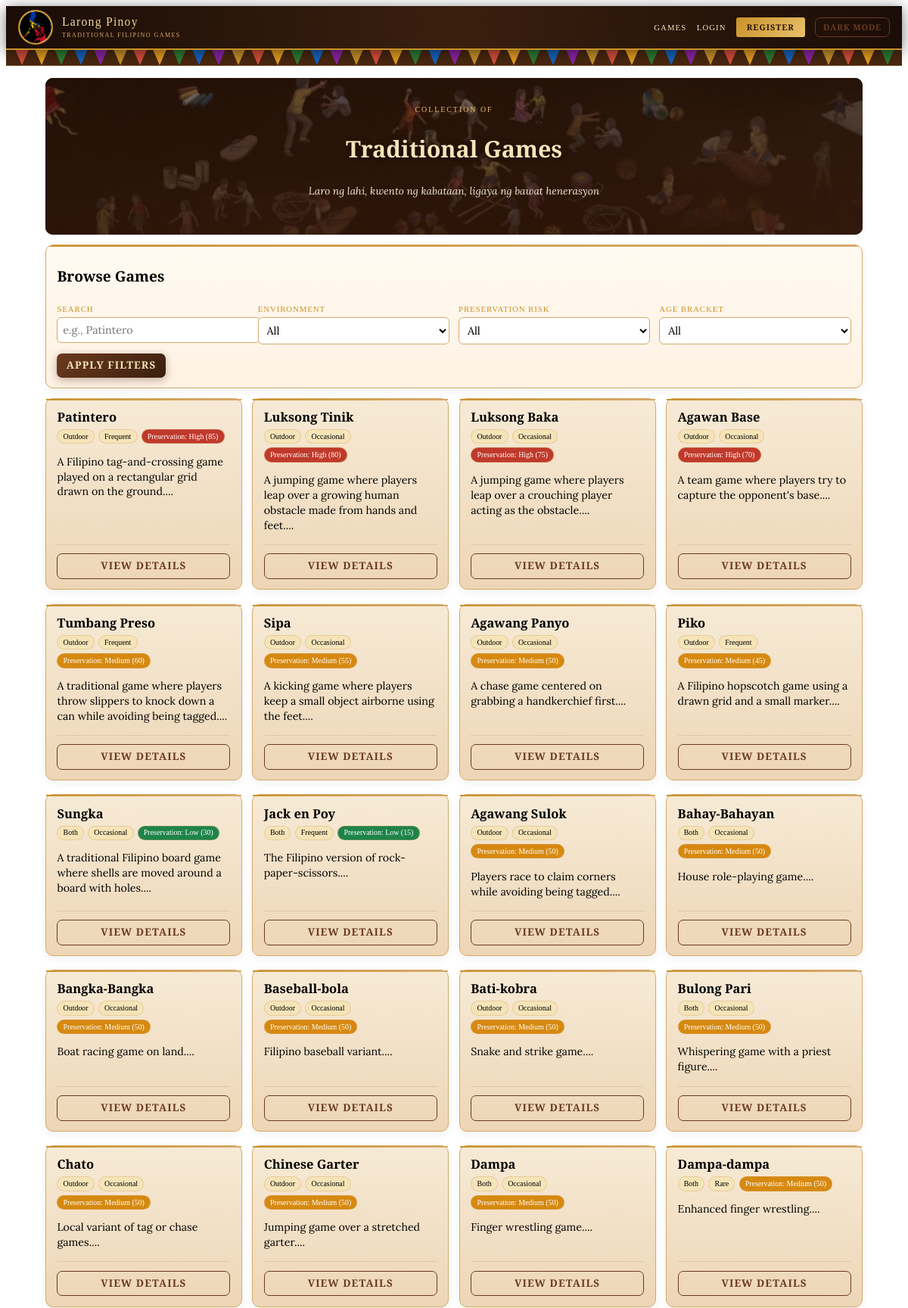
The page /games/list.php (upper part) on the database its author committed.
### tables this page shows
CREATE TABLE Traditional_Game (
    game_id INT AUTO_INCREMENT PRIMARY KEY,
    game_name VARCHAR(100) NOT NULL,
    game_description TEXT,
    game_rules TEXT,
    setup_instructions TEXT,
    how_to_win TEXT,
    play_environment ENUM('Indoor', 'Outdoor', 'Both') NOT NULL,
    frequency_of_practice ENUM('Frequent', 'Occasional', 'Rare', 'Extinct') DEFAULT 'Occasional',
    video_link VARCHAR(255),
    image_gallery JSON,
    cultural_significance TEXT,
    origin_region VARCHAR(100),
    created_at TIMESTAMP DEFAULT CURRENT_TIMESTAMP,
    updated_at TIMESTAMP DEFAULT CURRENT_TIMESTAMP ON UPDATE CURRENT_TIMESTAMP
);

### includes/functions.php (called while the page is built, shortened)
<?php
function h(string $value): string { return htmlspecialchars($value, ENT_QUOTES, 'UTF-8'); }
function riskColor(string $level): string {
    return $level === 'High' ? '#c0392b' : ($level === 'Medium' ? '#d68910' : '#1e8449');
}

### games/list.php (the view, shortened to what this page needs)
<?php
require_once __DIR__ . '/../includes/functions.php';
$q = trim($_GET['q'] ?? '');
$sql = 'SELECT g.game_id, g.game_name, g.game_description, g.play_environment, g.frequency_of_practice, COALESCE(r.risk_level,"Medium") AS risk_level, COALESCE(r.risk_score,50) AS risk_score
FROM Traditional_Game g
LEFT JOIN Risk_Assessment r ON r.game_id = g.game_id
LEFT JOIN Game_Age ga ON ga.game_id = g.game_id
WHERE 1=1';
$params = [];
$sql .= ' GROUP BY g.game_id ORDER BY r.risk_score DESC, g.game_name';
$stmt = $pdo->prepare($sql); $stmt->execute($params); $games = $stmt->fetchAll();
$pageTitle = 'Games List'; include __DIR__ . '/../includes/header.php';
?>
<section class="games-page-header">
  <div class="games-eyebrow">Collection Of</div>
  <h1 class="games-title">Traditional Games</h1>
  <p class="games-sub">Laro ng lahi, kwento ng kabataan, ligaya ng bawat henerasyon</p>
</section>
<section class="panel"><h2>Browse Games</h2>
<form method="get" class="grid-2"><div><label>Search</label><input name="q" value="<?php echo h($q); ?>" placeholder="e.g., Patintero"></div>
<div><label>Environment</label><select name="env"><option value="">All</option></select></div>
<div><label>Preservation risk</label><select name="risk"><option value="">All</option></select></div>
<div><label>Age Bracket</label><select name="age"><option value="0">All</option></select></div>
<div><button class="btn btn-gold" type="submit">Apply Filters</button></div></form></section>
<section class="grid-2 games-list-grid"><?php foreach ($games as $g): ?><article class="panel game-card games-list-card">
  <div class="games-list-card-body">
    <h2><?php echo h($g['game_name']); ?></h2>
    <p class="game-meta"><span class="chip"><?php echo h($g['play_environment']); ?></span> <span class="chip"><?php echo h($g['frequency_of_practice']); ?></span> <span class="chip" style="color:#fff;background:<?php echo riskColor($g['risk_level']); ?>">Preservation: <?php echo h($g['risk_level']); ?> (<?php echo (int)$g['risk_score']; ?>)</span></p>
    <p><?php echo h(substr($g['game_description'] ?? 'No description yet.', 0, 160)); ?>...</p>
  </div>
  <div class="games-list-card-footer">
    <a class="btn btn-outline games-list-card-btn" href="/larong_pinoy/games/detail.php?id=<?php echo (int)$g['game_id']; ?>">View Details</a>
  </div>
</article><?php endforeach; ?></section>
<?php include __DIR__ . '/../includes/footer.php'; ?>

### css/common.css (style rules this page uses)
:root { --brown-dark: #2a1408; --brown-mid: #4a2810; --brown-light: #6b4a32; --gold: #c9922a; --gold-light: #e8c06a; --gold-pale: #f5e4b8; --brass: #b08d4a; --tan: #d4a96a; --cream: #fffaf0; --cream-dark: #f3e8d8; --rattan: #7a5c3a; --text-dark: #2a1810; --text-mid: #4a3224; }
body { font-family: 'Lora', serif; font-size: 15px; line-height: 1.55; overflow-x: hidden; }
h1, h2, h3, h4, h5, h6, .stat-title, .btn, .navbar-title { font-family: 'Cinzel', serif; line-height: 1.3; }
h1 { font-size: 1.6rem; }
h2 { font-size: 1.2rem; }
.panel { background: linear-gradient(180deg, #fffaf2, #fff2e3); border: 1px solid #d4a96a; border-radius: 10px; padding: .82rem .9rem; margin-bottom: .8rem; box-shadow: 0 4px 12px rgba(59,31,14,.06); position: relative; overflow: hidden; transition: transform .22s, box-shadow .22s; }
.panel::before { content: ''; position: absolute; top: 0; left: 0; right: 0; height: 2.5px; background: linear-gradient(90deg, var(--gold), var(--tan), var(--gold)); background-size: 200% 100%; animation: shimmer 3.5s linear infinite; }
.grid-2 { display: grid; grid-template-columns: repeat(auto-fit, minmax(240px,1fr)); gap: .75rem; }
.btn { display: inline-block; padding: .45rem .78rem; border: 0; border-radius: 7px; cursor: pointer; text-decoration: none; font-weight: 700; font-size: .84rem; transition: .2s transform, .2s box-shadow; position: relative; overflow: hidden; font-family: 'Cinzel', serif; letter-spacing: .08em; text-transform: uppercase; }
.btn::after { content: ''; position: absolute; inset: 0; background: rgba(255,255,255,.15); transform: translateX(-100%); transition: transform .35s ease; }
.btn-gold { background: linear-gradient(135deg, #6b3a1f, #3b1f0e); color: var(--gold-pale) !important; box-shadow: 0 3px 12px rgba(59,31,14,.35); }
.btn-outline { border: 1.5px solid var(--brass); color: var(--brown-dark); background: transparent; }
.chip { display: inline-block; border-radius: 14px; padding: .13rem .5rem; font-size: .68rem; background: var(--gold-pale); font-family: 'Cinzel', serif; border: 1px solid rgba(212,169,106,.4); }
.game-card { background: linear-gradient(180deg, #efdbc0, #dfc19a); transition: transform .22s, box-shadow .22s; }
.game-card h2 { margin: 0 0 .35rem; }
.game-meta { display: flex; gap: .32rem; flex-wrap: wrap; margin: .35rem 0 .45rem; }
form label { display: block; margin: .38rem 0 .16rem; font-family: 'Cinzel', serif; font-size: .68rem; color: var(--gold); letter-spacing: .08em; text-transform: uppercase; }
form input, form select, form textarea { width: 100%; padding: .43rem .65rem; border: 1.5px solid #d4a96a; border-radius: 6px; background: #fff; font-family: 'Lora', serif; font-size: .9rem; transition: border-color .25s, box-shadow .25s; }
.games-page-header { position: relative; overflow: hidden; border-radius: 10px; padding: 2.1rem .9rem; text-align: center; margin-bottom: .8rem; background: linear-gradient(180deg, #1a0a04 0%, #3b1f0e 60%, #5a2810 100%); }
.games-page-header::before { content: ''; position: absolute; inset: 0; background: radial-gradient(ellipse at 50% 0%, rgba(201,146,42,.25) 0%, transparent 65%); }
.games-page-header > * { position: relative; z-index: 1; }
.games-eyebrow { font-family: 'Cinzel', serif; font-size: .62rem; letter-spacing: .2em; text-transform: uppercase; color: var(--gold-light); margin-bottom: .32rem; animation: fadeUp .4s ease both; }
.games-title { font-family: 'Cinzel Decorative', serif; font-size: clamp(1.25rem,3vw,1.9rem); color: var(--gold-pale); text-shadow: 0 2px 8px rgba(0,0,0,.5); animation: headerGlow 3s ease-in-out infinite, fadeUp .5s ease .1s both; }
.games-sub { font-size: .85rem; color: rgba(245,232,216,.7); font-style: italic; margin-top: .2rem; animation: fadeUp .5s ease .2s both; }

### rows shown on the page
traditional_game: game_name "Patintero", play_environment "Outdoor", frequency_of_practice "Frequent", risk_level "High", risk_score "85", game_description "A Filipino tag-and-crossing game played on a rectangular grid drawn on the ground."
traditional_game: game_name "Luksong Tinik", play_environment "Outdoor", frequency_of_practice "Occasional", risk_level "High", risk_score "80", game_description "A jumping game where players leap over a growing human obstacle made from hands and feet."
traditional_game: game_name "Luksong Baka", play_environment "Outdoor", frequency_of_practice "Occasional", risk_level "High", risk_score "75", game_description "A jumping game where players leap over a crouching player acting as the obstacle."
traditional_game: game_name "Agawan Base", play_environment "Outdoor", frequency_of_practice "Occasional", risk_level "High", risk_score "70", game_description "A team game where players try to capture the opponent's base."
traditional_game: game_name "Tumbang Preso", play_environment "Outdoor", frequency_of_practice "Frequent", risk_level "Medium", risk_score "60", game_description "A traditional game where players throw slippers to knock down a can while avoiding being tagged."
traditional_game: game_name "Sipa", play_environment "Outdoor", frequency_of_practice "Occasional", risk_level "Medium", risk_score "55", game_description "A kicking game where players keep a small object airborne using the feet."
traditional_game: game_name "Agawang Panyo", play_environment "Outdoor", frequency_of_practice "Occasional", risk_level "Medium", risk_score "50", game_description "A chase game centered on grabbing a handkerchief first."
traditional_game: game_name "Piko", play_environment "Outdoor", frequency_of_practice "Frequent", risk_level "Medium", risk_score "45", game_description "A Filipino hopscotch game using a drawn grid and a small marker."
traditional_game: game_name "Sungka", play_environment "Both", frequency_of_practice "Occasional", risk_level "Low", risk_score "30", game_description "A traditional Filipino board game where shells are moved around a board with holes."
traditional_game: game_name "Jack en Poy", play_environment "Both", frequency_of_practice "Frequent", risk_level "Low", risk_score "15", game_description "The Filipino version of rock-paper-scissors."
traditional_game: game_name "Agawang Sulok", play_environment "Outdoor", frequency_of_practice "Occasional", risk_level "Medium", risk_score "50", game_description "Players race to claim corners while avoiding being tagged."
traditional_game: game_name "Bahay-Bahayan", play_environment "Both", frequency_of_practice "Occasional", risk_level "Medium", risk_score "50", game_description "House role-playing game."
traditional_game: game_name "Bangka-Bangka", play_environment "Outdoor", frequency_of_practice "Occasional", risk_level "Medium", risk_score "50", game_description "Boat racing game on land."
traditional_game: game_name "Baseball-bola", play_environment "Outdoor", frequency_of_practice "Occasional", risk_level "Medium", risk_score "50", game_description "Filipino baseball variant."
traditional_game: game_name "Bati-kobra", play_environment "Outdoor", frequency_of_practice "Occasional", risk_level "Medium", risk_score "50", game_description "Snake and strike game."
traditional_game: game_name "Bulong Pari", play_environment "Both", frequency_of_practice "Occasional", risk_level "Medium", risk_score "50", game_description "Whispering game with a priest figure."
traditional_game: game_name "Chato", play_environment "Outdoor", frequency_of_practice "Occasional", risk_level "Medium", risk_score "50", game_description "Local variant of tag or chase games."
traditional_game: game_name "Chinese Garter", play_environment "Outdoor", frequency_of_practice "Occasional", risk_level "Medium", risk_score "50", game_description "Jumping game over a stretched garter."
traditional_game: game_name "Dampa", play_environment "Both", frequency_of_practice "Occasional", risk_level "Medium", risk_score "50", game_description "Finger wrestling game."
traditional_game: game_name "Dampa-dampa", play_environment "Both", frequency_of_practice "Rare", risk_level "Medium", risk_score "50", game_description "Enhanced finger wrestling."
